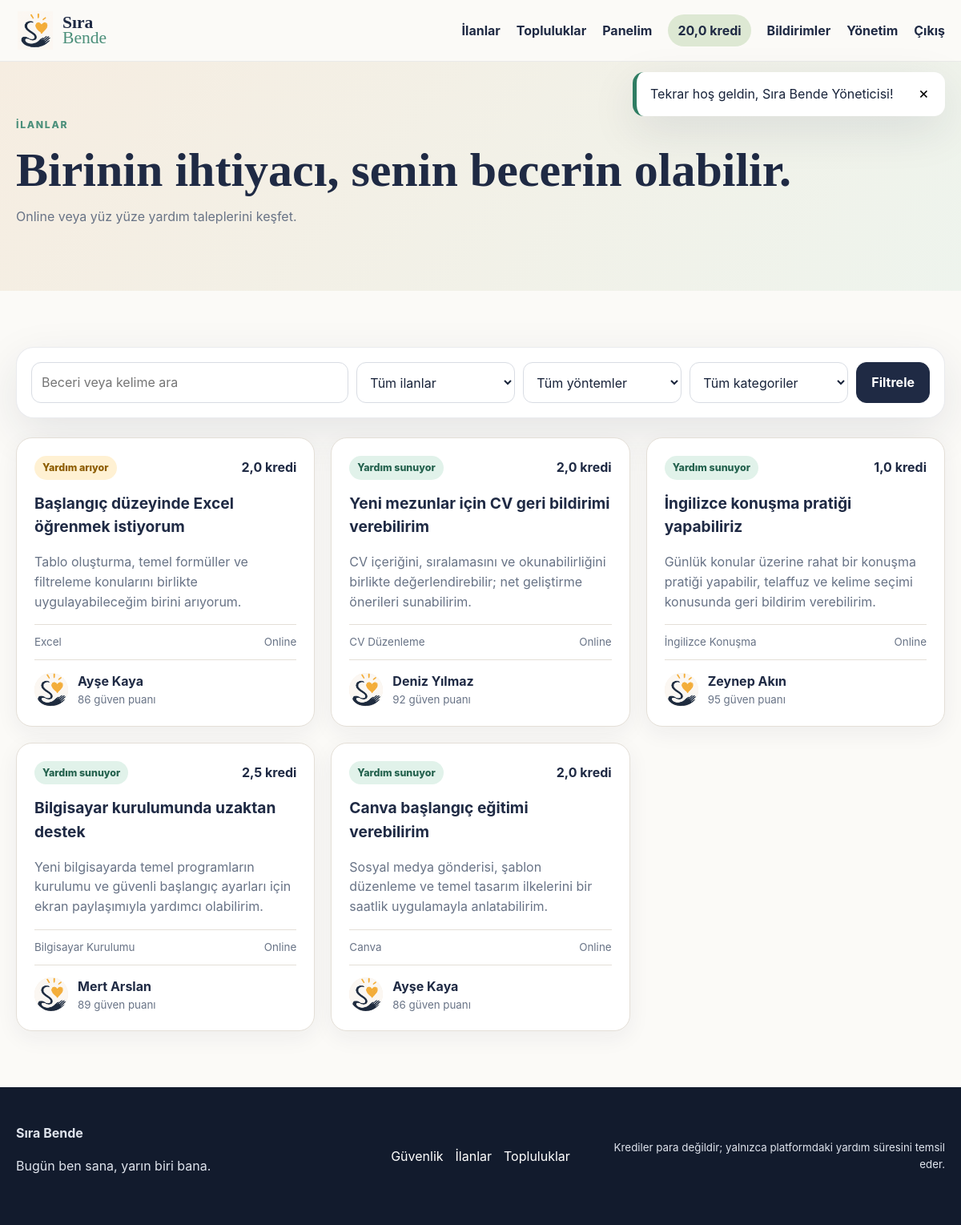
Screenshot of /frontend/index.php?page=listings (signed in) with the database file from the repository.
### tables this page shows
CREATE TABLE users (
  id BIGINT UNSIGNED AUTO_INCREMENT PRIMARY KEY,
  full_name VARCHAR(120) NOT NULL,
  username VARCHAR(30) NOT NULL UNIQUE,
  email VARCHAR(190) NOT NULL UNIQUE,
  phone VARCHAR(30) NOT NULL UNIQUE,
  password_hash VARCHAR(255) NOT NULL,
  role ENUM('user','moderator','admin') NOT NULL DEFAULT 'user',
  status ENUM('active','suspended','banned') NOT NULL DEFAULT 'active',
  city VARCHAR(80) NOT NULL,
  district VARCHAR(80) NULL,
  birth_date DATE NOT NULL,
  avatar VARCHAR(255) NULL,
  bio TEXT NULL,
  availability VARCHAR(255) NULL,
  credit_balance DECIMAL(10,2) NOT NULL DEFAULT 0,
  held_credits DECIMAL(10,2) NOT NULL DEFAULT 0,
  trust_score DECIMAL(5,2) NOT NULL DEFAULT 50,
  total_help_minutes INT UNSIGNED NOT NULL DEFAULT 0,
  level INT UNSIGNED NOT NULL DEFAULT 1,
  verification_code VARCHAR(10) NULL,
  verification_expires_at DATETIME NULL,
  phone_verified_at DATETIME NULL,
  last_seen_at DATETIME NULL,
  created_at DATETIME NOT NULL DEFAULT CURRENT_TIMESTAMP,
  updated_at DATETIME NOT NULL DEFAULT CURRENT_TIMESTAMP ON UPDATE CURRENT_TIMESTAMP,
  INDEX idx_users_status_city(status,city),
  INDEX idx_users_role(role)
);

CREATE TABLE listings (
  id BIGINT UNSIGNED AUTO_INCREMENT PRIMARY KEY,
  user_id BIGINT UNSIGNED NOT NULL,
  skill_id BIGINT UNSIGNED NOT NULL,
  listing_type ENUM('request','offer') NOT NULL,
  title VARCHAR(120) NOT NULL,
  description TEXT NOT NULL,
  delivery_type ENUM('online','in_person','hybrid') NOT NULL DEFAULT 'online',
  estimated_minutes SMALLINT UNSIGNED NOT NULL DEFAULT 30,
  complexity_bonus DECIMAL(4,2) NOT NULL DEFAULT 0,
  credit_cost DECIMAL(8,2) NOT NULL,
  city VARCHAR(80) NULL,
  district VARCHAR(80) NULL,
  available_at DATETIME NULL,
  special_conditions TEXT NULL,
  featured TINYINT(1) NOT NULL DEFAULT 0,
  status ENUM('open','paused','matched','completed','cancelled') NOT NULL DEFAULT 'open',
  created_at DATETIME NOT NULL DEFAULT CURRENT_TIMESTAMP,
  updated_at DATETIME NOT NULL DEFAULT CURRENT_TIMESTAMP ON UPDATE CURRENT_TIMESTAMP,
  CONSTRAINT fk_listings_user FOREIGN KEY(user_id) REFERENCES users(id) ON DELETE CASCADE,
  CONSTRAINT fk_listings_skill FOREIGN KEY(skill_id) REFERENCES skills(id),
  INDEX idx_listings_search(status,listing_type,delivery_type,created_at),
  INDEX idx_listings_city(city),
  INDEX idx_listings_skill(skill_id)
);

CREATE TABLE skills (
  id BIGINT UNSIGNED AUTO_INCREMENT PRIMARY KEY,
  category_id BIGINT UNSIGNED NOT NULL,
  name VARCHAR(100) NOT NULL,
  slug VARCHAR(110) NOT NULL UNIQUE,
  risk_level ENUM('low','medium','restricted') NOT NULL DEFAULT 'low',
  is_active TINYINT(1) NOT NULL DEFAULT 1,
  CONSTRAINT fk_skills_category FOREIGN KEY(category_id) REFERENCES categories(id) ON DELETE CASCADE,
  INDEX idx_skills_category(category_id,is_active)
);

### backend/bootstrap.php (called while the page is built, shortened)
<?php
function env(string $key, mixed $default=null): mixed {
    $v = $_ENV[$key] ?? getenv($key);
    if ($v === false || $v === null || $v === '') return $default;
    return match(strtolower((string)$v)) {'true'=>true,'false'=>false,'null'=>null,default=>$v};
}
function db(): PDO {
    static $pdo;
    if ($pdo instanceof PDO) return $pdo;
    $dsn='mysql:host='.env('DB_HOST','127.0.0.1').';port='.env('DB_PORT','3306').';dbname='.env('DB_DATABASE','sirabende').';charset=utf8mb4';
    $pdo = new PDO($dsn,(string)env('DB_USERNAME','root'),(string)env('DB_PASSWORD',''),[
        PDO::ATTR_ERRMODE=>PDO::ERRMODE_EXCEPTION,
        PDO::ATTR_DEFAULT_FETCH_MODE=>PDO::FETCH_ASSOC,
        PDO::ATTR_EMULATE_PREPARES=>false,
    ]);
    return $pdo;
}
function e(mixed $v): string { return htmlspecialchars((string)($v ?? ''),ENT_QUOTES,'UTF-8'); }
function base_url(string $path=''): string { return rtrim((string)env('APP_URL','http://localhost/sirabende'),'/').($path!==''?'/'.ltrim($path,'/'):''); }
function app_url(string $page='home', array $params=[]): string {
    $params = array_merge(['page'=>$page],$params);
    return base_url('frontend/index.php?'.http_build_query($params));
}
function action_url(): string { return base_url('backend/action.php'); }
function asset(string $p): string { return base_url('frontend/assets/'.ltrim($p,'/')); }
function upload_url(?string $p): string { return $p ? base_url('uploads/'.ltrim($p,'/')) : asset('img/logo-mark.png'); }
function flashes(): array { $f=$_SESSION['_flash']??[]; unset($_SESSION['_flash']); return $f; }
function current_user(): ?array {
    $id=(int)($_SESSION['user_id']??0); if(!$id) return null;
    $s=db()->prepare('SELECT * FROM users WHERE id=?'); $s->execute([$id]); $u=$s->fetch();
    if(!$u || $u['status']!=='active'){unset($_SESSION['user_id']);return null;} return $u;
}
function is_admin(?array $u=null): bool { $u ??= current_user(); return $u && in_array($u['role'],['admin','moderator'],true); }
function credit(mixed $n): string { return number_format((float)$n,1,',','.').' kredi'; }

### frontend/index.php (the view, shortened to what this page needs)
<?php
require __DIR__.'/../backend/bootstrap.php';
$page=(string)($_GET['page']??'home');
$user=current_user();
function header_view(string $title): void { global $user,$page; $fs=flashes(); ?>
<!doctype html><html lang="tr"><head><link rel="stylesheet" href="<?=asset('css/app.css')?>"></head><body>
<header class="site-header"><div class="container nav-wrap"><a class="brand" href="<?=app_url('home')?>"><img src="<?=asset('img/logo-mark.png')?>" alt="Sıra Bende"><span><strong>Sıra</strong><em>Bende</em></span></a><button class="nav-toggle" data-nav-toggle>☰</button><nav class="nav-links" data-nav><a href="<?=app_url('listings')?>">İlanlar</a><a href="<?=app_url('groups')?>">Topluluklar</a><?php if($user):?><a href="<?=app_url('dashboard')?>">Panelim</a><a class="credit-pill" href="<?=app_url('credits')?>"><?=credit($user['credit_balance'])?></a><a href="<?=app_url('notifications')?>">Bildirimler<?=$count?' ('.$count.')':''?></a><?php if(is_admin($user)):?><a href="<?=app_url('admin')?>">Yönetim</a><?php endif;?><form method="post" action="<?=action_url()?>" class="inline-form"><?=csrf_field()?><input type="hidden" name="action" value="logout"><button class="link-button">Çıkış</button></form><?php else:?><a href="<?=app_url('login')?>">Giriş</a><a class="btn btn-primary btn-small" href="<?=app_url('register')?>">Ücretsiz katıl</a><?php endif;?></nav></div></header>
<?php if($fs):?><div class="flash-stack"><?php foreach($fs as $type=>$items)foreach($items as $m):?><div class="alert alert-<?=e($type)?>" data-alert><?=e($m)?><button>×</button></div><?php endforeach;?></div><?php endif;?><main>
<?php }
function footer_view(): void { ?>
</main><footer class="site-footer"><div class="container footer-grid"><div><strong>Sıra Bende</strong><p>Bugün ben sana, yarın biri bana.</p></div><div><a href="<?=app_url('safety')?>">Güvenlik</a><a href="<?=app_url('listings')?>">İlanlar</a><a href="<?=app_url('groups')?>">Topluluklar</a></div><small>Krediler para değildir; yalnızca platformdaki yardım süresini temsil eder.</small></div></footer><script src="<?=asset('js/app.js')?>"></script><script>if('serviceWorker'in navigator){navigator.serviceWorker.register('<?=base_url('frontend/sw.js')?>').catch(()=>{})}</script></body></html><?php }
function listing_card(array $l): void { ?><a class="listing-card" href="<?=app_url('listing',['id'=>$l['id']])?>"><div class="listing-top"><span class="tag <?=$l['listing_type']==='offer'?'tag-green':'tag-orange'?>"><?=$l['listing_type']==='offer'?'Yardım sunuyor':'Yardım arıyor'?></span><strong><?=credit($l['credit_cost'])?></strong></div><h3><?=e($l['title'])?></h3><p><?=e(mb_strimwidth($l['description'],0,130,'…'))?></p><div class="listing-meta"><span><?=e($l['skill_name'])?></span><span><?=$l['delivery_type']==='online'?'Online':e($l['city'])?></span></div><div class="user-row"><img src="<?=upload_url($l['avatar']??null)?>"><div><b><?=e($l['full_name'])?></b><small><?=number_format((float)$l['trust_score'],0)?> güven puanı</small></div></div></a><?php }
switch($page){
    ?>
<?php
case 'listings':
    $pdo=db();$q=trim((string)($_GET['q']??''));$type=(string)($_GET['type']??'');$delivery=(string)($_GET['delivery']??'');$cat=(int)($_GET['category']??0);$sql='SELECT l.*,s.name skill_name,u.full_name,u.avatar,u.trust_score,c.id category_id FROM listings l JOIN skills s ON s.id=l.skill_id JOIN categories c ON c.id=s.category_id JOIN users u ON u.id=l.user_id WHERE l.status="open"';$p=[];if($q!==''){$sql.=' AND(l.title LIKE? OR l.description LIKE? OR s.name LIKE?)';$like='%'.$q.'%';array_push($p,$like,$like,$like);}if(in_array($type,['request','offer'],true)){$sql.=' AND l.listing_type=?';$p[]=$type;}if(in_array($delivery,['online','in_person','hybrid'],true)){$sql.=' AND l.delivery_type=?';$p[]=$delivery;}if($cat){$sql.=' AND c.id=?';$p[]=$cat;}$sql.=' ORDER BY l.featured DESC,l.created_at DESC LIMIT 100';$s=$pdo->prepare($sql);$s->execute($p);$items=$s->fetchAll();$cats=$pdo->query('SELECT * FROM categories ORDER BY sort_order')->fetchAll();header_view('İlanlar');?>
<section class="page-hero"><div class="container"><span class="eyebrow">İLANLAR</span><h1>Birinin ihtiyacı, senin becerin olabilir.</h1><p>Online veya yüz yüze yardım taleplerini keşfet.</p></div></section><section class="section"><div class="container"><form class="filter-bar card" method="get"><input type="hidden" name="page" value="listings"><input name="q" value="<?=e($q)?>" placeholder="Beceri veya kelime ara"><select name="type"><option value="">Tüm ilanlar</option><option value="request" <?=$type==='request'?'selected':''?>>Yardım arayan</option><option value="offer" <?=$type==='offer'?'selected':''?>>Yardım sunan</option></select><select name="delivery"><option value="">Tüm yöntemler</option><option value="online" <?=$delivery==='online'?'selected':''?>>Online</option><option value="in_person" <?=$delivery==='in_person'?'selected':''?>>Yüz yüze</option><option value="hybrid" <?=$delivery==='hybrid'?'selected':''?>>Hibrit</option></select><select name="category"><option value="0">Tüm kategoriler</option><?php foreach($cats as $c):?><option value="<?=$c['id']?>" <?=$cat===$c['id']?'selected':''?>><?=e($c['name'])?></option><?php endforeach;?></select><button class="btn btn-primary">Filtrele</button></form><div class="listing-grid top-gap"><?php foreach($items as $l)listing_card($l);?></div><?php if(!$items):?><div class="card empty top-gap">Uygun ilan bulunamadı.</div><?php endif;?></div></section><?php footer_view();break;
    ?>
<?php
}

### rows the page displays
users: credit_balance "20,0 kredi"
listings: listing_type "Yardım arıyor", credit_cost "2,0 kredi", title "Başlangıç düzeyinde Excel öğrenmek istiyorum", description "Tablo oluşturma, temel formüller ve filtreleme konularını birlikte uygulayabileceğim birini arıyorum.", skill.name "Excel", delivery_type "Online", user.full_name "Ayşe Kaya", user.trust_score "86"
listings: listing_type "Yardım sunuyor", credit_cost "2,0 kredi", title "Yeni mezunlar için CV geri bildirimi verebilirim", description "CV içeriğini, sıralamasını ve okunabilirliğini birlikte değerlendirebilir; net geliştirme önerileri sunabilirim.", skill.name "CV Düzenleme", delivery_type "Online", user.full_name "Deniz Yılmaz", user.trust_score "92"
listings: listing_type "Yardım sunuyor", credit_cost "1,0 kredi", title "İngilizce konuşma pratiği yapabiliriz", description "Günlük konular üzerine rahat bir konuşma pratiği yapabilir, telaffuz ve kelime seçimi konusunda geri bildirim verebilirim.", skill.name "İngilizce Konuşma", delivery_type "Online", user.full_name "Zeynep Akın", user.trust_score "95"
listings: listing_type "Yardım sunuyor", credit_cost "2,5 kredi", title "Bilgisayar kurulumunda uzaktan destek", description "Yeni bilgisayarda temel programların kurulumu ve güvenli başlangıç ayarları için ekran paylaşımıyla yardımcı olabilirim.", skill.name "Bilgisayar Kurulumu", delivery_type "Online", user.full_name "Mert Arslan", user.trust_score "89"
listings: listing_type "Yardım sunuyor", credit_cost "2,0 kredi", title "Canva başlangıç eğitimi verebilirim", description "Sosyal medya gönderisi, şablon düzenleme ve temel tasarım ilkelerini bir saatlik uygulamayla anlatabilirim.", skill.name "Canva", delivery_type "Online", user.full_name "Ayşe Kaya", user.trust_score "86"

### other values shown
$m "Tekrar hoş geldin, Sıra Bende Yöneticisi!"
